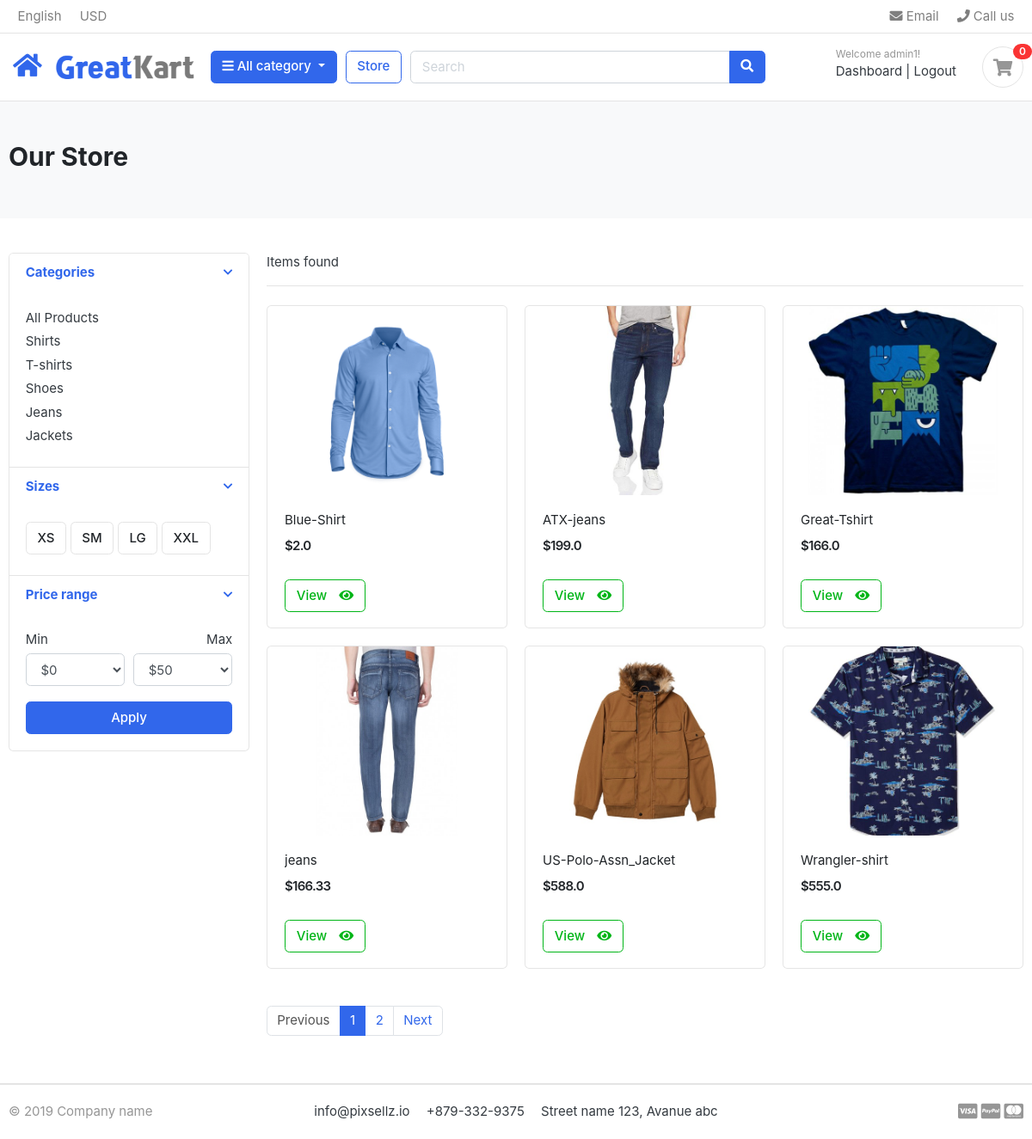
/store/ (signed in), run on the app's committed database.
### accounts/models.py (models this page shows, shortened)
class Account(AbstractBaseUser):
    first_name = models.CharField(max_length=50)
    last_name = models.CharField(max_length=50)
    username = models.CharField(max_length=50 , unique= True)
    email = models.EmailField(max_length=100 , unique=True)
    phone_number = models.CharField(max_length=50)
    date_joined = models.DateTimeField(auto_now= True)
    last_login = models.DateTimeField(auto_now= True)
    is_admin = models.BooleanField(default=False)
    is_staff = models.BooleanField(default=False)
    is_active = models.BooleanField(default=False)
    is_superadmin = models.BooleanField(default=False)
    USERNAME_FIELD = 'email'
    REQUIRED_FIELDS = ['username','first_name','last_name']
    objects = MyAccountManager()

### category/models.py (models this page shows, shortened)
class Category(models.Model):
    category_name = models.CharField(max_length=50 , unique= True)
    slug = models.SlugField(max_length=100 , unique=True)
    description = models.TextField(max_length=255, blank= True)
    cat_image = models.ImageField(upload_to='photos/categories',blank= True)
    class Meta:
        verbose_name = 'category'
        verbose_name_plural = 'categories'
    def get_url(self):
        return reverse('product_by_category' , args=[self.slug])

### store/models.py (models this page shows, shortened)
class Product(models.Model):
    product_name = models.CharField(max_length=100,unique=True)
    slug         = models.SlugField(max_length=100,unique=True)
    description  = models.TextField(max_length=255,blank=True)
    price        = models.FloatField()
    pro_image    = models.ImageField(upload_to='photos/product')
    stock        = models.IntegerField()
    is_available = models.BooleanField(default=True)
    category     = models.ForeignKey(Category , on_delete=models.CASCADE)
    created_date = models.DateTimeField(auto_now_add= True)
    modified_date = models.DateTimeField(auto_now= True)
    def get_url(self):
        return reverse("product_details", args=[self.category.slug , self.slug,])

### store/views.py (the view)
# urls.py: path('store/' , include('store.urls')),
def store(request , category_slug = None):
    categories = None
    products = None
    if category_slug != None:
        categories = get_object_or_404(Category,slug=category_slug)
        products = Product.objects.filter(category = categories , is_available = True)
        paginator = Paginator(products , 1)
        page = request.GET.get('page')
        paged_products = paginator.get_page(page)
        products_count = products.count()
    else:
        products = Product.objects.all().filter(is_available = True).order_by('id')
        paginator = Paginator(products ,6)
        page = request.GET.get('page')
        paged_products = paginator.get_page(page)
        products_count = products.count()
    context = {
                'products' : paged_products ,
                'count'    : products_count,
              }
    return render(request , 'store/store.html' , context)

### carts/context_processors.py (called while the page is built)
def cart_items(request):
    total_cart_items = 0
    if "admin" in request.path :
        return {}
    else:
        try:
            cart = Cart.objects.filter(cart_id = _cart_id(request))
            cart_items = CartItem.objects.filter(cart = cart[:1])
            for cart_item in cart_items:
                total_cart_items += cart_item.quantity
        except Cart.DoesNotExist:
            total_cart_items = 0
    return dict(total_cart_items=total_cart_items)

### carts/views.py (called while the page is built)
def _cart_id(request):
    cart = request.session.session_key
    if not cart:
        cart = request.session.create()
    return cart

### category/context_processors.py (called while the page is built)
def menu_links(request):
    links = Category.objects.all()
    return dict(links=links)

### templates/store/store.html (shortened to what this page needs)
{% extends 'base.html' %}
{% load static %}
{% block content %}
  <body>
       {% if products %}
    <section class="section-pagetop bg">
      <div class="container">
        {% if 'search' in request.path %}
         <h2 class="title-page">Search Result</h2>
        {% else %}
         <h2 class="title-page">Our Store</h2>
        {% endif %}
      </div>
    </section>
    <section class="section-content padding-y">
      <div class="container">
        <div class="row">
          <aside class="col-md-3">
            <div class="card">
              <article class="filter-group">
                <header class="card-header">
                  <a href="#" data-toggle="collapse" data-target="#collapse_1" aria-expanded="true" class="">
                    <i class="icon-control fa fa-chevron-down"></i>
                    <h6 class="title">Categories</h6>
                  </a>
                </header>
                <div class="filter-content collapse show" id="collapse_1" style="">
                  <div class="card-body">
                    <ul class="list-menu">
                      <li>
                        <a href="{% url 'store' %}">All Products</a>
                      </li>
                      {% for category in links %}
                        <li>
                          <a href="{{ category.get_url }}">{{ category.category_name }}</a>
                        </li>
                      {% endfor %}
                    </ul>
                  </div>
                </div>
              </article>
              <article class="filter-group">
                <header class="card-header">
                  <a href="#" data-toggle="collapse" data-target="#collapse_4" aria-expanded="true" class="">
                    <i class="icon-control fa fa-chevron-down"></i>
                    <h6 class="title">Sizes</h6>
                  </a>
                </header>
                <div class="filter-content collapse show" id="collapse_4" style="">
                  <div class="card-body">
                    <label class="checkbox-btn">
                      <span class="btn btn-light">XS</span>
                    </label>
                    <label class="checkbox-btn">
                      <span class="btn btn-light">SM</span>
                    </label>
                    <label class="checkbox-btn">
                      <span class="btn btn-light">LG</span>
                    </label>
                    <label class="checkbox-btn">
                      <span class="btn btn-light">XXL</span>
                    </label>
                  </div>
                </div>
              </article>
              <article class="filter-group">
                <header class="card-header">
                  <a href="#" data-toggle="collapse" data-target="#collapse_3" aria-expanded="true" class="">
                    <i class="icon-control fa fa-chevron-down"></i>
                    <h6 class="title">Price range</h6>
                  </a>
                </header>
                <div class="filter-content collapse show" id="collapse_3" style="">
                  <div class="card-body">
                    <div class="form-row">
                      <div class="form-group col-md-6">
                        <label>Min</label>
                        <select class="mr-2 form-control">
                          <option value="0">$0</option>
                        </select>
                      </div>
                      <div class="form-group text-right col-md-6">
                        <label>Max</label>
                        <select class="mr-2 form-control">
                          <option value="50">$50</option>
                        </select>
                      </div>
                    </div>
                    <button class="btn btn-block btn-primary">Apply</button>
                  </div>
                </div>
              </article>
            </div>
          </aside>
          <main class="col-md-9">
            <header class="border-bottom mb-4 pb-3">
              <div class="form-inline">
                <span class="mr-md-auto"><b>{{ products.count }}</b> Items found</span>
              </div>
            </header>
            <div class="row">
              {% for product in products %}
              <a href="{{ product.get_url }}">
                <div class="col-md-4">
                  <figure class="card card-product-grid">
                    <div class="img-wrap">
                      <a href="{{ product.get_url }}"><img src="{{ product.pro_image.url }}" /></a>
                    </div>
                    <figcaption class="info-wrap">
                      <div class="fix-height">
                        <a href="{{ product.get_url }}" class="title">{{ product.product_name }}</a>
                        <div class="price-wrap mt-2">
                          <span class="price">${{ product.price }}</span>
                        </div>
                      </div>
	                        <a href="{{product.get_url}}" class="btn  btn-outline-success"> <span class="text">View</span> <i class="fas fa-eye"></i>  </a>
                    </figcaption>
                  </figure>
                   </a>
                </div>
              {% endfor %}
            {% else %}
                <div >
                  <h2 class = 'text-center mt-5 mb-5'>No Results Found</h2>
                </div>
              {% endif %}
            <nav class="mt-4" aria-label="Page navigation sample">
              {% if products.has_other_pages %}
              <ul class="pagination">
                {% if products.has_previous %}
                   <li class="page-item ">
                     <a class="page-link" href="?page={{products.previous_page_number}}">Previous</a>
                    </li>
                {% else %}
                   <li class="page-item disabled ">
                    <a class="page-link" href="#">Previous</a>
                   </li>
                {% endif %}
                {% for i in products.paginator.page_range  %}
                    {% if products.number == i  %}
                       <li class="page-item active">
                         <a class="page-link" href="#">{{i}}</a>
                       </li>
                    {% else %}
                       <li class="page-item ">
                        <a class="page-link" href="?page={{i}}">{{i}}</a>
                       </li>
                    {% endif %}
                {% endfor %}
                {% if products.has_next %}
                   <li class="page-item">
                      <a class="page-link" href="?page={{products.next_page_number}}">Next</a>
                   </li>
                {% else %}
                  <li class="page-item disabled">
                    <a class="page-link" href="#">Next</a>
                  </li>
                {% endif %}
              </ul>
              {% endif %}
            </nav>
    </section>
  </body>
{% endblock %}

### templates/includes/navbar.html (shortened to what this page needs)
{% load static %}
<header class="section-header">
<nav class="navbar p-md-0 navbar-expand-sm navbar-light border-bottom">
<div class="container">
  <div class="collapse navbar-collapse" id="navbarTop4">
    <ul class="navbar-nav mr-auto">
    	<li class="nav-item dropdown">
		 	<a href="#" class="nav-link">   English </a>
		</li>
		<li class="nav-item dropdown">
			<a href="#" class="nav-link"> USD </a>
		</li>
    </ul>
    <ul class="navbar-nav">
		<li><a href="#" class="nav-link"> <i class="fa fa-envelope"></i> Email </a></li>
		<li><a href="#" class="nav-link"> <i class="fa fa-phone"></i> Call us </a></li>
	</ul>
  </div>
</div>
</nav>
<section class="header-main border-bottom">
	<div class="container">
<div class="row align-items-center">
	    <div class="me-3 mx-3 ">
        <a href="{% url 'home' %}">
            <i class="fa fa-home fa-2x"></i>
        </a>
    </div>
    <div>
        <a href="{% url 'home' %}" class="brand-wrap">
            <img class="logo" src="{% static 'images/logo.png' %}" alt="Logo" style="height:40px;">
        </a>
    </div>
	<div class="col-lg col-sm col-md col-6 flex-grow-0">
		<div class="category-wrap dropdown d-inline-block float-right">
			<button type="button" class="btn btn-primary dropdown-toggle" data-toggle="dropdown">
				<i class="fa fa-bars"></i> All category
			</button>
		</div>
	</div>
	<a href="{% url "store" %}" class="btn btn-outline-primary">Store</a>
	<div class="col-lg  col-md-6 col-sm-12 col">
		<form action="{% url "search" %}" class="search">
			<div class="input-group w-100">
			    <input type="text" class="form-control" style="width:60%;" placeholder="Search" name ='keyword'>
			    <div class="input-group-append">
			      <button class="btn btn-primary" type="submit">
			        <i class="fa fa-search"></i>
			      </button>
			    </div>
		    </div>
		</form>
	</div>
	<div class="col-lg-3 col-sm-6 col-8 order-2 order-lg-3">
				<div class="d-flex justify-content-end mb-3 mb-lg-0">
					{% if user.id is None %}
					<div class="widget-header">
						<small class="title text-muted">Welcome guest!</small>
						<div>
							<a href="{% url "login" %}">Sign in</a> <span class="dark-transp"> | </span>
							<a href="{% url "register" %}"> Register</a>
						</div>
					</div>
					{% else %}
					<div class="widget-header">
						<small class="title text-muted">Welcome {{user.first_name}}!</small>
						<div>
							<a href="{% url "dashboard" %}">Dashboard</a> <span class="dark-transp"> | </span>
							<a href="{% url "logout" %}"> Logout</a>
						</div>
					</div>
					{% endif %}
					<a href="{% url "cart" %}" class="widget-header pl-3 ml-3">
						<div class="icon icon-sm rounded-circle border"><i class="fa fa-shopping-cart"></i></div>
						<span class="badge badge-pill badge-danger notify">{{total_cart_items}}</span>
					</a>
				</div>
			</div>
</div>
	</div>
</section>
</header>

### static/css/ui.css (style rules this page uses)
html { font-family: "Inter", sans-serif; font-size: 15px; }
.img-wrap { text-align: center; display: block; }
.img-wrap img { max-width: 100%; }
.price-wrap { letter-spacing: -0.7px; }
.icon-xs, .icon-sm, .icon-md, .icon-lg { display: inline-block; text-align: center; flex-shrink: 0; flex-grow: 0; }
.icon-sm { width: 48px; height: 48px; line-height: 48px !important; font-size: 20px; }
.padding-y { padding-top: 40px; padding-bottom: 40px; }
figure { margin-bottom: 0; }
article:after, .form-group:after { display: block; clear: both; content: ""; }
.bg { background-color: #f8f9fa; }
.title-page { color: #212529; }
.header-main { position: relative; padding-top: 1rem; padding-bottom: 1rem; }
.brand-wrap .logo, .navbar-brand .logo { margin-right: 7px; max-height: 42px; display: inline-block; }
.widget-header { display: inline-block; vertical-align: middle; position: relative; }
.widget-header a { color: #343a40; }
.widget-header i { color: #969696; }
.widget-header .title { display: block; }
.widget-header .notify { position: absolute; top: -3px; right: -10px; }
.btn-light { background-color: #fff; border-color: #e4e4e4; }
.btn .text + i { margin-left: 10px; }
[class*=list-] li:after { visibility: hidden; display: block; content: ""; overflow: hidden; height: 0; clear: both; }
.list-menu { list-style: none; margin: 0; padding-left: 0; }
.list-menu li { margin-bottom: 5px; }
.list-menu a { color: #343a40; }
[class*=card-product] a.title { color: #212529; display: block; }
[class*=card-product] .img-wrap { overflow: hidden; position: relative; }
[class*=card-product] .img-wrap img { height: 100%; max-width: 100%; width: auto; display: inline-block; -o-object-fit: cover; object-fit: cover; }
.card-product-grid { margin-bottom: 20px; }
.card-product-grid .img-wrap { border-radius: 0.2rem 0.2rem 0 0; height: 220px; }
.card-product-grid .info-wrap { overflow: hidden; padding: 18px 20px; }
.card-product-grid .fix-height { height: 80px; overflow: hidden; }
.card .img-wrap { overflow: hidden; }
.notify { position: absolute; top: -4px; right: -10px; display: inline-block; padding: 0.25em 0.6em; font-size: 12px; line-height: 1; text-align: center; border-radius: 3rem; color: #fff; background-color: #fa3434; }
.price { font-weight: 600; color: #212529; }
.icon-control { margin-top: 5px; float: right; font-size: 80%; }
.card-header .title { margin-bottom: 0; line-height: 1.5; }
.filter-group { border-bottom: 1px solid #e4e4e4; }
.filter-group .card-header { border-bottom: 0; }
.filter-group:last-child { border-bottom: 0; }
.checkbox-btn { position: relative; }
.section-pagetop { padding: 45px 0; }

### data on the page
Account: first_name "admin1"
Category: category_name "Shirts"
Category: category_name "T-shirts"
Category: category_name "Shoes"
Category: category_name "Jeans"
Category: category_name "Jackets"
Product: pro_image (picture), product_name "Blue-Shirt", price "2.0"
Product: pro_image (picture), product_name "ATX-jeans", price "199.0"
Product: pro_image (picture), product_name "Great-Tshirt", price "166.0"
Product: pro_image (picture), product_name "jeans", price "166.33"
Product: pro_image (picture), product_name "US-Polo-Assn_Jacket", price "588.0"
Product: pro_image (picture), product_name "Wrangler-shirt", price "555.0"

### other printed values
{{ total_cart_items }} "0"
{{ i }} "1"
{{ i }} "2"
